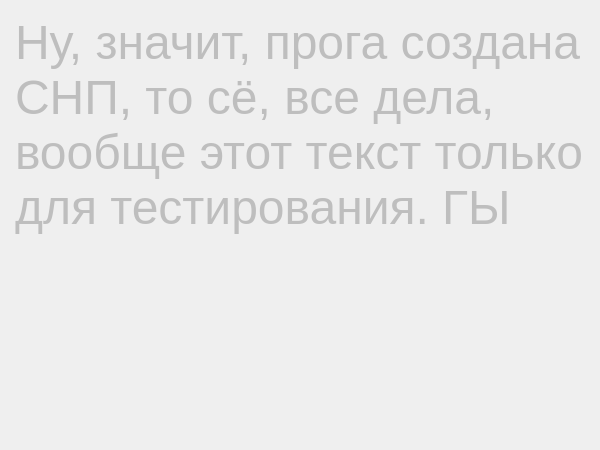
<?xml version="1.0" encoding="UTF-8"?>
<ui version="4.0">
 <class>Form_about</class>
 <widget class="QWidget" name="Form_about">
  <property name="enabled">
   <bool>true</bool>
  </property>
  <property name="geometry">
   <rect>
    <x>0</x>
    <y>0</y>
    <width>600</width>
    <height>450</height>
   </rect>
  </property>
  <property name="sizePolicy">
   <sizepolicy hsizetype="Fixed" vsizetype="Fixed">
    <horstretch>0</horstretch>
    <verstretch>0</verstretch>
   </sizepolicy>
  </property>
  <property name="minimumSize">
   <size>
    <width>600</width>
    <height>450</height>
   </size>
  </property>
  <property name="maximumSize">
   <size>
    <width>600</width>
    <height>450</height>
   </size>
  </property>
  <property name="windowTitle">
   <string>О великолепном создателе этого великолепия</string>
  </property>
  <layout class="QVBoxLayout" name="verticalLayout">
   <item>
    <widget class="QTextEdit" name="textEdit">
     <property name="enabled">
      <bool>false</bool>
     </property>
     <property name="mouseTracking">
      <bool>false</bool>
     </property>
     <property name="frameShape">
      <enum>QFrame::NoFrame</enum>
     </property>
     <property name="html">
      <string>&lt;!DOCTYPE HTML PUBLIC &quot;-//W3C//DTD HTML 4.0//EN&quot; &quot;http://www.w3.org/TR/REC-html40/strict.dtd&quot;&gt;
&lt;html&gt;&lt;head&gt;&lt;meta name=&quot;qrichtext&quot; content=&quot;1&quot; /&gt;&lt;style type=&quot;text/css&quot;&gt;
p, li { white-space: pre-wrap; }
&lt;/style&gt;&lt;/head&gt;&lt;body style=&quot; font-family:'MS Shell Dlg 2'; font-size:7.8pt; font-weight:400; font-style:normal;&quot;&gt;
&lt;p style=&quot; margin-top:0px; margin-bottom:0px; margin-left:0px; margin-right:0px; -qt-block-indent:0; text-indent:0px;&quot;&gt;&lt;span style=&quot; font-size:36pt;&quot;&gt;Ну, значит, прога создана СНП, то сё, все дела, вообще этот текст только для тестирования. ГЫ&lt;/span&gt;&lt;/p&gt;&lt;/body&gt;&lt;/html&gt;</string>
     </property>
    </widget>
   </item>
  </layout>
 </widget>
 <resources/>
 <connections/>
</ui>
